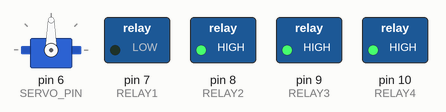
Recording of a sketch running on a simulated Arduino Uno, built with avr-gcc and run on an emulated ATmega328P. On the bench: servo, switched loads named in the sketch (green lamp = pin HIGH).

Above: at 0.05 s.
At 3.95 s:
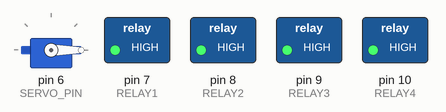
Timing chart, 0 to 5.2 s (numbered marks = the images above):
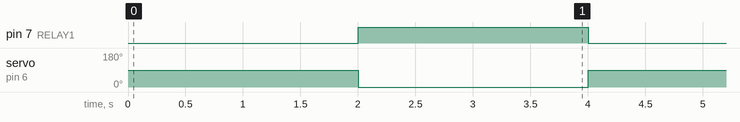

The sketch:

servo_realy.ino
```cpp
#include <Servo.h>

Servo myservo;

#define RELAY1 7
#define RELAY2 8
#define RELAY3 9
#define RELAY4 10
#define SERVO_PIN 6

void setup() {
  myservo.attach(SERVO_PIN);
  pinMode(RELAY1, OUTPUT);
  pinMode(RELAY2, OUTPUT);
  pinMode(RELAY3, OUTPUT);
  pinMode(RELAY4, OUTPUT);

  // Start with all relays off
  digitalWrite(RELAY1, HIGH); // Most relay boards are LOW-active
  digitalWrite(RELAY2, HIGH);
  digitalWrite(RELAY3, HIGH);
  digitalWrite(RELAY4, HIGH);
}

void loop() {
  // Example: Turn on relay 1 and unlock servo
  digitalWrite(RELAY1, LOW); // ON
  myservo.write(90); // Unlock

  delay(2000);

  digitalWrite(RELAY1, HIGH); // OFF
  myservo.write(0); // Lock

  delay(2000);
}
```

Measured:
- by itself, pin 7 (RELAY1): alternates HIGH for 2.0 s and LOW for 2.0 s
- by itself, servo on pin 6 (SERVO_PIN): alternates 90° for 2.0 s and 0° for 2.0 s
